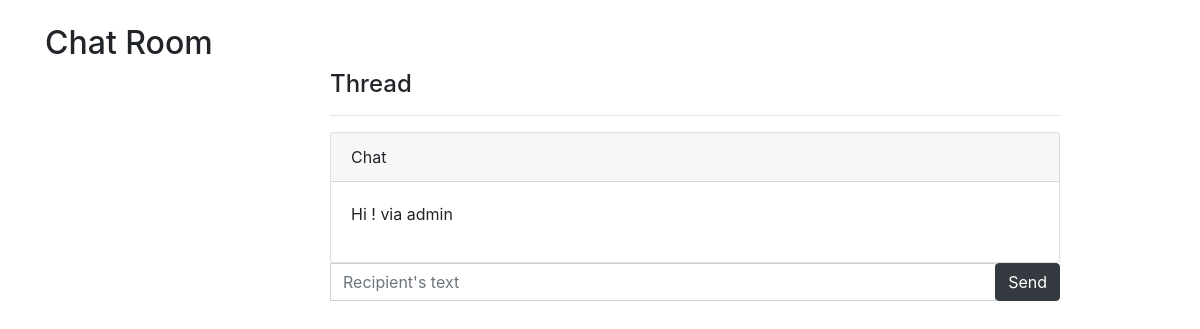
/messages/admin (signed in), run on an earlier commit of the app's database.
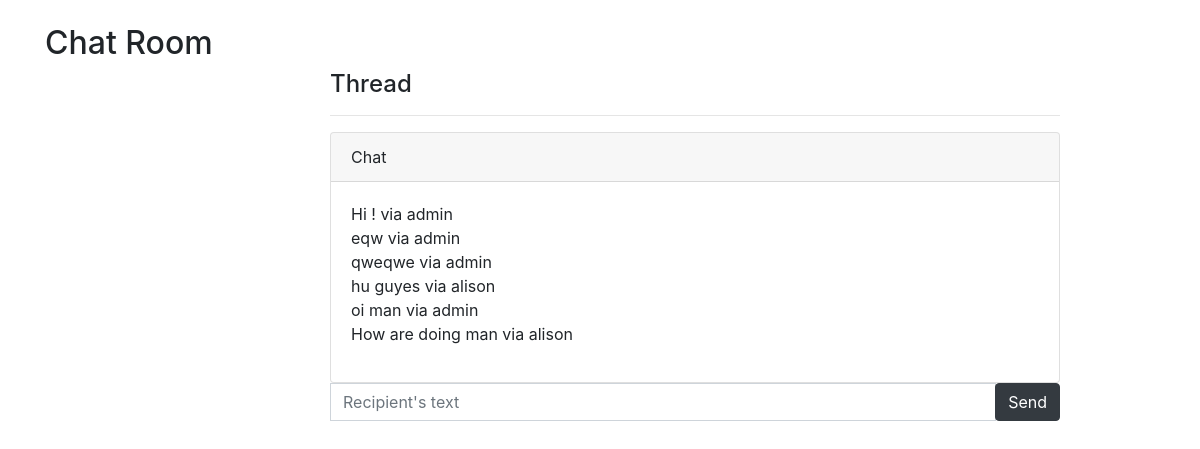
And on a later commit of the database.
### chat/models.py (models this page shows)
class ChatMessage(models.Model):
    thread      = models.ForeignKey(Thread, null=True, blank=True, on_delete=models.SET_NULL)
    user        = models.ForeignKey(settings.AUTH_USER_MODEL, verbose_name='sender', on_delete=models.CASCADE)
    message     = models.TextField()
    timestamp   = models.DateTimeField(auto_now_add=True)

### chat/views.py (the view, shortened to what this page needs)
# urls.py: re_path(r"^messages/(?P<username>[\w+@+-]+)", ThreadView.as_view())
class ThreadView(LoginRequiredMixin,FormMixin, DetailView):
    template_name = 'index.html'
    form_class = ComposeForm
    success_url = './'
    def get_object(self):
        other_username  = self.kwargs.get("username")
        obj, created    = Thread.objects.get_or_new(self.request.user, other_username)
        if obj == None:
            raise Http404
        return obj

### chat/forms.py
class ComposeForm(forms.Form):
    message = forms.CharField(
            widget=forms.TextInput(
                attrs={"class": "form-control"}
                )
            )

### chat/models.py (called while the page is built, shortened)
    def get_or_new(self, user, other_username): # get_or_create
        username = user.username
        if username == other_username:
            return None
        qlookup1 = Q(first__username=username) & Q(second__username=other_username)
        qlookup2 = Q(first__username=other_username) & Q(second__username=username)
        qs = self.get_queryset().filter(qlookup1 | qlookup2).distinct()
        if qs.count() == 1:
            return qs.first(), False
        elif qs.count() > 1:
            return qs.order_by('timestamp').first(), False

### chat/templates/index.html (shortened to what this page needs)
{% extends 'base.html' %}
{% block content %}
<br>
<h2>Chat Room </h2>
<div class="row">
    <div class="col-sm-3">
    </div>
    <div class="col-sm-8">
        <h4>Thread</h4>
        <hr>
        <div class="card">
            <div class="card-header">
                Chat
            </div>
            <div class="card-body">
                <ul id="chat" class="list-unstyled">
                    {% for chat in object.chatmessage_set.all %}
                    <li>{{ chat.message }} via {{ chat.user }}</li>
                    {% endfor %}
                </ul>
            </div>
        </div>
        <form id="form" method="post">
            <div class="input-group">
                <input  autofocus id="id_message" class="form-control" type="text" placeholder="Recipient's text" aria-label="Recipient's " aria-describedby="my-addon">
                <div class="input-group-append">
                    <span class="" id="my-addon">
                        <button class="btn btn-dark" type="submit">Send</button>
                    </span>
                </div>
            </div>
        </form>
    </div>
</div>
{% endblock content %}

### chat/templates/base.html (shortened to what this page needs)
<!DOCTYPE html>
<html lang="en">
<head>
    <link rel="stylesheet" href="https://stackpath.bootstrapcdn.com/bootstrap/4.3.1/css/bootstrap.min.css"
>
</head>
<body>
    <div class="container">
        {% block content %}
        {% endblock content %}
    </div>
</body>
</html>

What changed in the data, as far as the page shows it:
added ChatMessage: message "eqw", user "admin"
added ChatMessage: message "qweqwe", user "admin"
added ChatMessage: message "hu guyes", user "alison"
added ChatMessage: message "oi man", user "admin"
added ChatMessage: message "How are doing man", user "alison"
